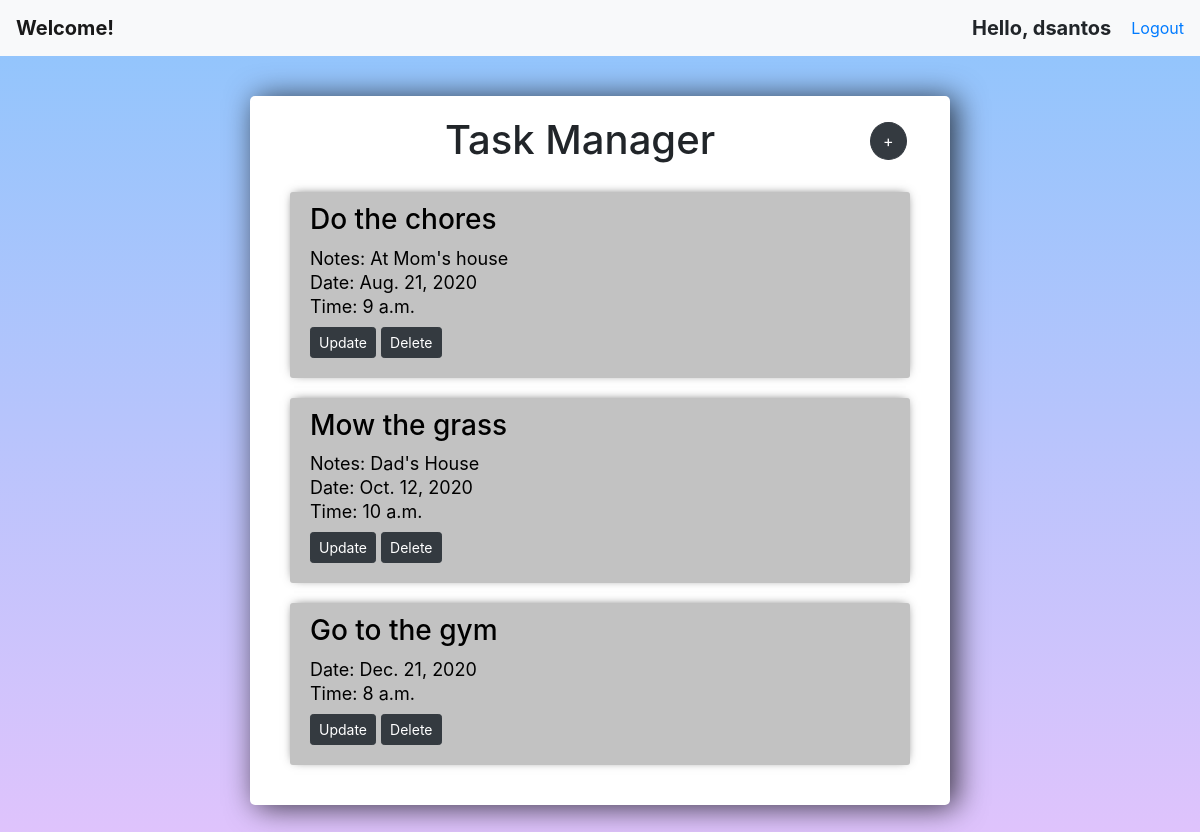
The app's page / (signed in) with its own data.
### todo/models.py (models this page shows, shortened)
class TodoItem(models.Model):
    name = models.CharField(max_length=200, null=True)
    content = models.CharField(max_length=200, null=True, blank=True)
    date = models.DateField(max_length=200, null=True, blank=True)
    time = models.TimeField(max_length=200, null=True, blank=True)

### todo/views.py (the view)
# urls.py: path('', mainView, name="home"),
@login_required(login_url='login')
def mainView(request):
    context = {
        'todo_items': TodoItem.objects.all()
    }
    return render(request, 'todo/main.html', context)

### todo/templates/todo/main.html (shortened to what this page needs)
{% extends 'todo/default.html' %}
{% load static %}
{% block content %}
<div class="content">
      <div class="header">
        <h1>Task Manager</h1>
      </div>
        <a class="create btn btn-dark btn-large" href="{% url 'add_Todo' %}">+</a>
        {% for todoItem in todo_items %}
        <div id="item" class="">
          <p class="h3 title">{{todoItem.name}}</p>
          {% if todoItem.content != null %}
            <p class="desc">Notes: {{todoItem.content}}</p>
          {% endif %}
          {% if todoItem.date != null %}
            <p class="desc">Date: {{todoItem.date}}</p>
          {% endif %}
          {% if todoItem.time != null %}
            <p class="desc">Time: {{todoItem.time}}</p>
          {% endif %}
          <div class="edit">
            <a class="btn btn-dark btn-sm" href="{% url 'update_Todo' todoItem.id %}">Update</a>
            <a class="btn btn-dark btn-sm" href="{% url 'delete_Todo' todoItem.id %}">Delete</a>
          </div>
        </div>
        {% endfor %}
</div>
{% endblock %}

### todo/templates/todo/default.html (shortened to what this page needs)
<link rel="stylesheet" href="https://maxcdn.bootstrapcdn.com/bootstrap/4.0.0/css/bootstrap.min.css">
<nav class="navbar navbar-expand-lg navbar-light bg-light">
    <span class="navbar-brand">Welcome!</span>
    <div class="collapse navbar-collapse" id="navbarSupportedContent">
      <form class="form-inline my-2 my-lg-0">
        {% if request.user.is_authenticated %}
        <span class="hello">Hello, {{request.user}}</span>
        {% endif %}
        {% if request.user.is_authenticated %}
        <a href="{% url 'logout'%}">Logout</a>
        {% endif %}
      </form>
    </div>
  </nav>
{% block content %}
{% endblock %}

### todo/templates/todo/default.html (style rules this page uses)
.hello { margin-right: 20px; font-size: 20px; }
span { font-size: 20px; font-weight: bold; }

### todo/templates/todo/main.html (style rules this page uses)
.content { width:700px; margin: 40px auto; padding:20px; background-color: #fff; border-radius: 5px; box-shadow: 6px 2px 30px 0px rgba(0,0,0,0.75); }
#item { background-color:rgb(194, 194, 194); margin: 20px; padding: 20px; border-radius: 3px; color: black; font-size: 18px; box-shadow: 0px -1px 10px -4px rgba(0,0,0,0.75); }
h1 { text-align:center; position: relative; left: -20px; margin-bottom: -10px; }
.create { border-radius: 50%; position: relative; left: 600px; top: -12px; }
.desc { margin-bottom: -3px; }
.edit { margin-top: 10px; }
.title { margin-top: -9px; }
.header { margin-bottom: -30px; }

### records on screen
TodoItem: name "Do the chores", content "At Mom's house", date "Aug. 21, 2020", time "9 a.m."
TodoItem: name "Mow the grass", content "Dad's House", date "Oct. 12, 2020", time "10 a.m."
TodoItem: name "Go to the gym", date "Dec. 21, 2020", time "8 a.m."

### other values on screen
{{ request.user }} "dsantos"
